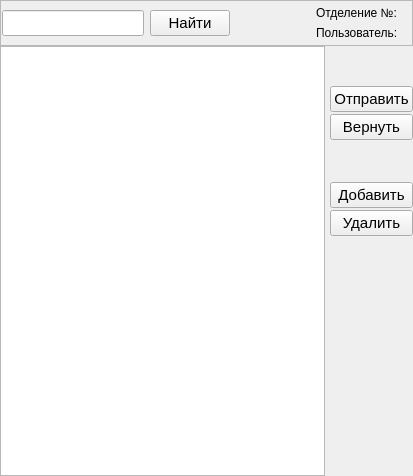
         <widget class="QWidget" name="tab">
          <attribute name="title">
           <string>Работники</string>
          </attribute>
          <layout class="QVBoxLayout" name="verticalLayout_24">
           <property name="spacing">
            <number>0</number>
           </property>
           <property name="leftMargin">
            <number>0</number>
           </property>
           <property name="topMargin">
            <number>0</number>
           </property>
           <property name="rightMargin">
            <number>0</number>
           </property>
           <property name="bottomMargin">
            <number>0</number>
           </property>
           <item>
            <layout class="QVBoxLayout" name="verticalLayout_23">
             <property name="spacing">
              <number>0</number>
             </property>
             <item>
              <widget class="QFrame" name="frame">
               <property name="frameShape">
                <enum>QFrame::StyledPanel</enum>
               </property>
               <property name="frameShadow">
                <enum>QFrame::Raised</enum>
               </property>
               <layout class="QHBoxLayout" name="horizontalLayout_3">
                <property name="leftMargin">
                 <number>1</number>
                </property>
                <property name="topMargin">
                 <number>5</number>
                </property>
                <property name="rightMargin">
                 <number>1</number>
                </property>
                <property name="bottomMargin">
                 <number>5</number>
                </property>
                <item>
                 <widget class="QLineEdit" name="S1_p1_lineEdit1">
                  <property name="font">
                   <font>
                    <pointsize>11</pointsize>
                   </font>
                  </property>
                 </widget>
                </item>
                <item>
                 <widget class="QPushButton" name="S1_p1_Button1">
                  <property name="font">
                   <font>
                    <pointsize>11</pointsize>
                   </font>
                  </property>
                  <property name="text">
                   <string>Найти</string>
                  </property>
                  <property name="autoDefault">
                   <bool>true</bool>
                  </property>
                  <property name="default">
                   <bool>false</bool>
                  </property>
                 </widget>
                </item>
                <item>
                 <spacer name="horizontalSpacer_3">
                  <property name="orientation">
                   <enum>Qt::Horizontal</enum>
                  </property>
                  <property name="sizeHint" stdset="0">
                   <size>
                    <width>40</width>
                    <height>20</height>
                   </size>
                  </property>
                 </spacer>
                </item>
                <item>
                 <spacer name="horizontalSpacer_24">
                  <property name="orientation">
                   <enum>Qt::Horizontal</enum>
                  </property>
                  <property name="sizeHint" stdset="0">
                   <size>
                    <width>40</width>
                    <height>20</height>
                   </size>
                  </property>
                 </spacer>
                </item>
                <item>
                 <layout class="QVBoxLayout" name="verticalLayout_2">
                  <item>
                   <layout class="QHBoxLayout" name="horizontalLayout">
                    <item>
                     <widget class="QLabel" name="S1_label_n1">
                      <property name="font">
                       <font>
                        <pointsize>9</pointsize>
                       </font>
                      </property>
                      <property name="text">
                       <string>Отделение №:</string>
                      </property>
                     </widget>
                    </item>
                    <item>
                     <widget class="QLabel" name="S1_label_1">
                      <property name="font">
                       <font>
                        <pointsize>9</pointsize>
                       </font>
                      </property>
                      <property name="text">
                       <string/>
                      </property>
                     </widget>
                    </item>
                   </layout>
                  </item>
                  <item>
                   <layout class="QHBoxLayout" name="horizontalLayout_2">
                    <item>
                     <widget class="QLabel" name="S1_lable_n2">
                      <property name="font">
                       <font>
                        <pointsize>9</pointsize>
                       </font>
                      </property>
                      <property name="text">
                       <string>Пользователь:</string>
                      </property>
                     </widget>
                    </item>
                    <item>
                     <widget class="QLabel" name="S1_label_2">
                      <property name="font">
                       <font>
                        <pointsize>9</pointsize>
                       </font>
                      </property>
                      <property name="text">
                       <string/>
                      </property>
                     </widget>
                    </item>
                   </layout>
                  </item>
                 </layout>
                </item>
               </layout>
              </widget>
             </item>
             <item>
              <layout class="QHBoxLayout" name="horizontalLayout_5">
               <property name="spacing">
                <number>5</number>
               </property>
               <item>
                <widget class="QTableView" name="S1_p1_tableView1">
                 <property name="font">
                  <font>
                   <pointsize>10</pointsize>
                  </font>
                 </property>
                 <property name="cursor" stdset="0">
                  <cursorShape>PointingHandCursor</cursorShape>
                 </property>
                 <property name="focusPolicy">
                  <enum>Qt::ClickFocus</enum>
                 </property>
                 <property name="inputMethodHints">
                  <set>Qt::ImhNone</set>
                 </property>
                 <attribute name="verticalHeaderVisible">
                  <bool>false</bool>
                 </attribute>
                </widget>
               </item>
               <item>
                <layout class="QVBoxLayout" name="verticalLayout_3">
                 <property name="spacing">
                  <number>2</number>
                 </property>
                 <item>
                  <spacer name="verticalSpacer_2">
                   <property name="orientation">
                    <enum>Qt::Vertical</enum>
                   </property>
                   <property name="sizeHint" stdset="0">
                    <size>
                     <width>20</width>
                     <height>40</height>
                    </size>
                   </property>
                  </spacer>
                 </item>
                 <item>
                  <widget class="QPushButton" name="S1_p1_Button2">
                   <property name="sizePolicy">
                    <sizepolicy hsizetype="Preferred" vsizetype="Fixed">
                     <horstretch>0</horstretch>
                     <verstretch>0</verstretch>
                    </sizepolicy>
                   </property>
                   <property name="font">
                    <font>
                     <pointsize>11</pointsize>
                    </font>
                   </property>
                   <property name="text">
                    <string>Отправить</string>
                   </property>
                   <property name="autoDefault">
                    <bool>true</bool>
                   </property>
                   <property name="default">
                    <bool>false</bool>
                   </property>
                  </widget>
                 </item>
                 <item>
                  <widget class="QPushButton" name="S1_p1_Button3">
                   <property name="font">
                    <font>
                     <pointsize>11</pointsize>
                    </font>
                   </property>
                   <property name="text">
                    <string>Вернуть</string>
                   </property>
                   <property name="autoDefault">
                    <bool>true</bool>
                   </property>
                   <property name="default">
                    <bool>false</bool>
                   </property>
                  </widget>
                 </item>
                 <item>
                  <spacer name="verticalSpacer_8">
                   <property name="orientation">
                    <enum>Qt::Vertical</enum>
                   </property>
                   <property name="sizeHint" stdset="0">
                    <size>
                     <width>20</width>
                     <height>40</height>
                    </size>
                   </property>
                  </spacer>
                 </item>
                 <item>
                  <widget class="QPushButton" name="S1_p1_Button4">
                   <property name="font">
                    <font>
                     <pointsize>11</pointsize>
                    </font>
                   </property>
                   <property name="text">
                    <string>Добавить</string>
                   </property>
                   <property name="autoDefault">
                    <bool>true</bool>
                   </property>
                   <property name="default">
                    <bool>false</bool>
                   </property>
                  </widget>
                 </item>
                 <item>
                  <widget class="QPushButton" name="S1_p1_Button5">
                   <property name="font">
                    <font>
                     <pointsize>11</pointsize>
                    </font>
                   </property>
                   <property name="text">
                    <string>Удалить</string>
                   </property>
                   <property name="autoDefault">
                    <bool>true</bool>
                   </property>
                   <property name="default">
                    <bool>false</bool>
                   </property>
                  </widget>
                 </item>
                 <item>
                  <spacer name="verticalSpacer_7">
                   <property name="orientation">
                    <enum>Qt::Vertical</enum>
                   </property>
                   <property name="sizeHint" stdset="0">
                    <size>
                     <width>20</width>
                     <height>40</height>
                    </size>
                   </property>
                  </spacer>
                 </item>
                 <item>
                  <spacer name="verticalSpacer_6">
                   <property name="orientation">
                    <enum>Qt::Vertical</enum>
                   </property>
                   <property name="sizeHint" stdset="0">
                    <size>
                     <width>20</width>
                     <height>40</height>
                    </size>
                   </property>
                  </spacer>
                 </item>
                 <item>
                  <spacer name="verticalSpacer_5">
                   <property name="orientation">
                    <enum>Qt::Vertical</enum>
                   </property>
                   <property name="sizeHint" stdset="0">
                    <size>
                     <width>20</width>
                     <height>40</height>
                    </size>
                   </property>
                  </spacer>
                 </item>
                 <item>
                  <spacer name="verticalSpacer_4">
                   <property name="orientation">
                    <enum>Qt::Vertical</enum>
                   </property>
                   <property name="sizeHint" stdset="0">
                    <size>
                     <width>20</width>
                     <height>40</height>
                    </size>
                   </property>
                  </spacer>
                 </item>
                 <item>
                  <spacer name="verticalSpacer">
                   <property name="orientation">
                    <enum>Qt::Vertical</enum>
                   </property>
                   <property name="sizeHint" stdset="0">
                    <size>
                     <width>20</width>
                     <height>40</height>
                    </size>
                   </property>
                  </spacer>
                 </item>
                 <item>
                  <spacer name="verticalSpacer_3">
                   <property name="orientation">
                    <enum>Qt::Vertical</enum>
                   </property>
                   <property name="sizeHint" stdset="0">
                    <size>
                     <width>20</width>
                     <height>40</height>
                    </size>
                   </property>
                  </spacer>
                 </item>
                </layout>
               </item>
              </layout>
             </item>
            </layout>
           </item>
          </layout>
         </widget>
